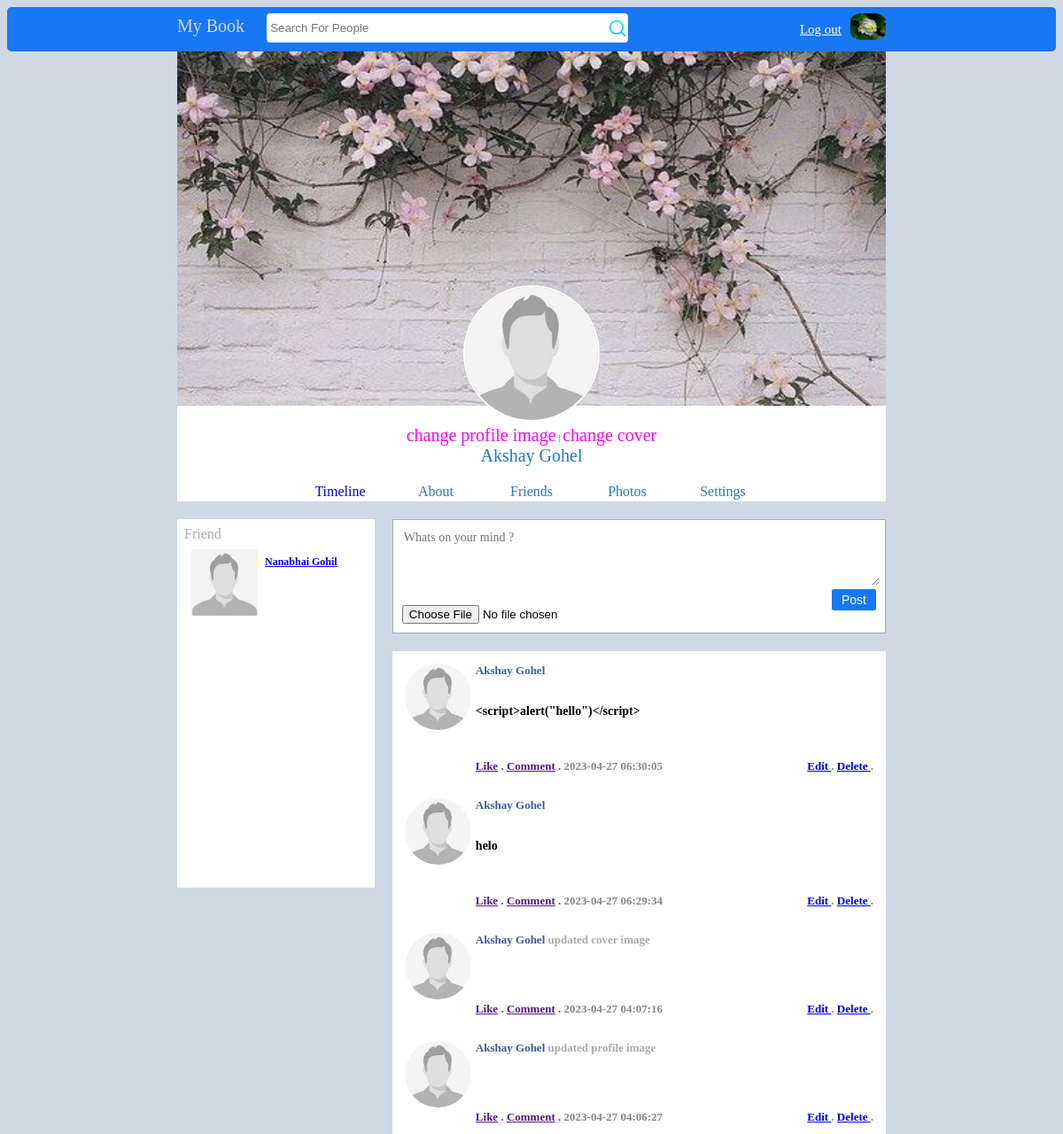
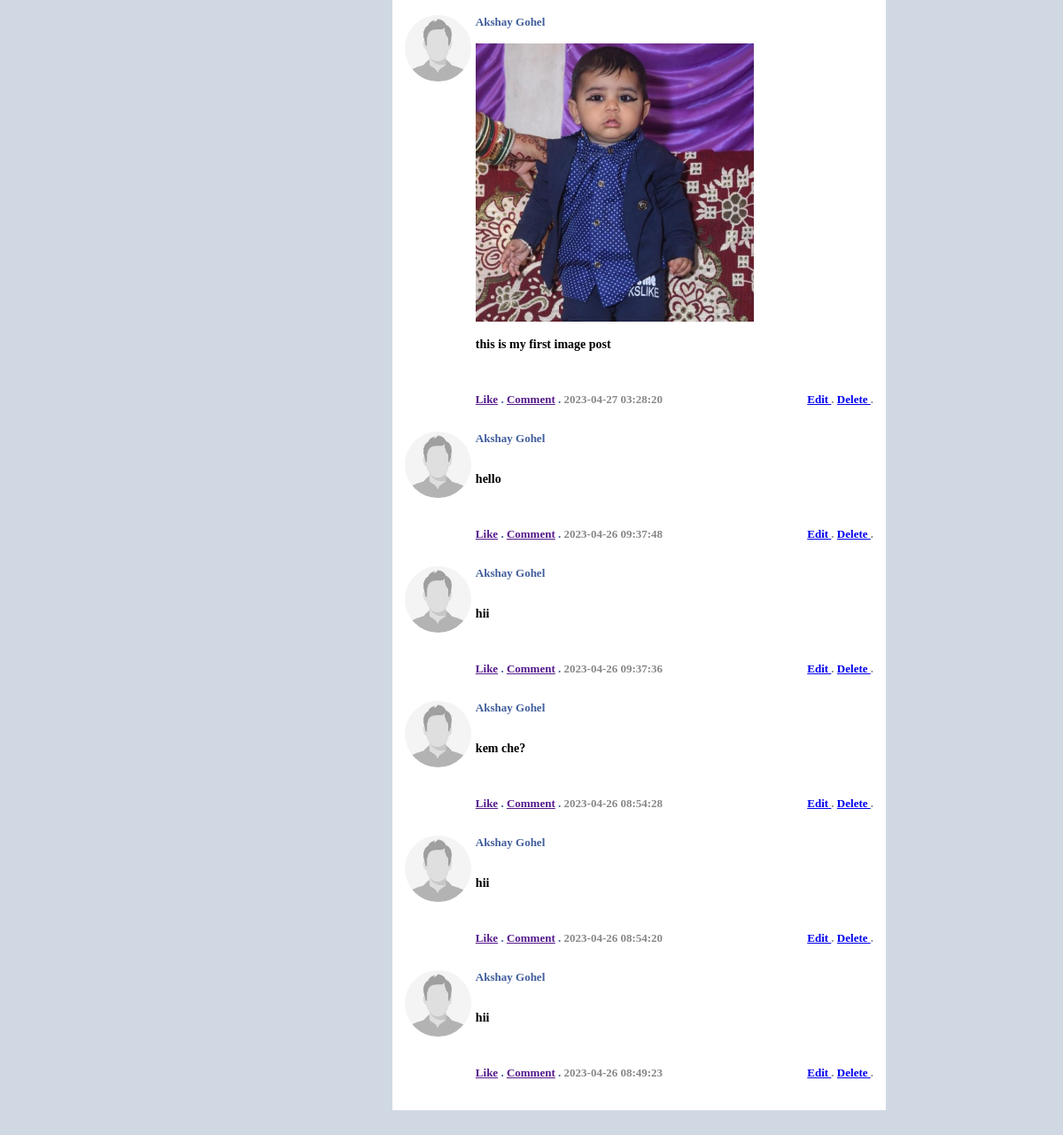
/profile.php?id=128841108722044 (signed in), run on the app's committed database (2 pictures, top to bottom).
### tables this page shows
CREATE TABLE `users` (
  `id` int(11) NOT NULL,
  `userid` bigint(19) NOT NULL,
  `first_name` varchar(50) NOT NULL,
  `last_name` varchar(60) NOT NULL,
  `gender` varchar(8) NOT NULL,
  `email` varchar(100) NOT NULL,
  `password` varchar(100) NOT NULL,
  `url_address` varchar(100) NOT NULL,
  `date` timestamp NOT NULL DEFAULT current_timestamp() ON UPDATE current_timestamp(),
  `profile_image` varchar(1000) NOT NULL,
  `cover_image` varchar(1000) NOT NULL
);

CREATE TABLE `post` (
  `id` bigint(19) NOT NULL,
  `postid` bigint(19) NOT NULL,
  `userid` bigint(19) NOT NULL,
  `post` text NOT NULL,
  `image` varchar(500) NOT NULL,
  `comments` int(11) NOT NULL,
  `likes` int(11) NOT NULL,
  `date` timestamp NOT NULL DEFAULT current_timestamp() ON UPDATE current_timestamp(),
  `has_image` tinyint(1) NOT NULL,
  `is_profile_image` tinyint(1) NOT NULL,
  `is_cover_image` tinyint(1) NOT NULL
);

### classes/config.php (called while the page is built, shortened)
<?php
class Database {
    private $host = "localhost";
    private $username = "root";
    private $password = "";
    private $db = "mybook";
    function connect(){
        $connection = mysqli_connect($this->host , $this->username , $this->password,$this->db);
        return $connection;
    }
    function read($query){
        $conn = $this->connect();
        $result = mysqli_query($conn , $query);
        if($result){
            $data = false;
            while($row = mysqli_fetch_assoc($result)){
                $data[] = $row;
            }
            return $data;
        }else{
            return false;
        }
    }
}
?>

### classes/profile.php (called while the page is built)
<?php
class Profile{
    public function get_profile($id){
        $DB=new Database();
        $query="SELECT * FROM users WHERE userid='$id' limit 1";
         return $DB->read($query);
    }
}

### classes/image.php (called while the page is built, shortened)
<?php
class Image{
   public function get_thumb_profile($filename){
    $thumbnail=$filename."_profile_thumb.jpg";
    if(file_exists($thumbnail)){
        return $thumbnail;
    }
   }
     public function get_thumb_post($filename){
        $thumbnail=$filename."_post_thumb.jpg";
        if(file_exists($thumbnail)){
            return $thumbnail;
        }
       }
}

### classes/user.php (called while the page is built, shortened)
<?php
class User
{
      public function get_user($id)
      {
        $query = "select * from users where userid = '$id' limit 1";
        $DB  = new Database();
        $result = $DB->read($query);
        if($result){
            return $result[0];
        }
        else{
            return false;
        }
      }
      public function get_friends($id)
      {
        $query = "select * from users where userid != '$id'  ";
        $DB  = new Database();
        $result = $DB->read($query);
        if($result){
            return $result;
        }
        else{
            return false;
        }
      }
}

### classes/login.php (called while the page is built, shortened)
<?php
class Login{
    public function check_login($id){
        if(is_numeric($id)){
            $query = "SELECT * FROM users where userid = '$id' limit 1 ";
            $DB = new Database();
            $result = $DB->read($query);
            if($result){
                $user_data = $result[0];
                return $user_data;
            }else{
                header("Location: login.php");
                die;
            }
        }else{
            header("Location: login.php");
            die;
        }
    }
}
?>

### classes/post.php (called while the page is built, shortened)
<?php
class Post
{
    public function get_posts($id){
        $query = "select * from  post where userid = '$id' order by id desc limit 10";
        $DB = new Database();
        $result = $DB->read($query);
        if($result){
            return $result;
        }else{
            return false;
        }
    }
}

### post.php (the view, shortened to what this page needs)
<div id="post" style = "background: #fff;">
        <div>
              <?php
                   $image = "./Project/user_male.jpeg";
              ?>
              <img src="<?php echo $image ?>" style="width: 75px; margin-right: 5px;border-radius:50%; ">
        </div>
        <div style="font-weight: bold;color: #405d9b;width:100%;">
            <?php
                   echo htmlspecialchars($ROW_USER['first_name'])  . " ".htmlspecialchars($ROW_USER['last_name']);
                   if($ROW['is_profile_image']){
                        echo "<span style='font-wieght:normal;color:#aaa;'> updated profile image</span>";
                   }
                   if($ROW['is_cover_image']){
                        echo "<span style='font-wieght:normal;color:#aaa;'> updated cover image</span>";
                   }
            ?>
            <br>
               <br>
               <?php
                 if(file_exists($ROW['image'])){
                  $post_image=$image_class->get_thumb_post($ROW['image']);
                  echo "<img src='$post_image' style='width:70%;'/>";
                 }
               ?>
            <p style = "color: black; font-size:14px">
              <?php echo htmlspecialchars($ROW['post']) ?>
            </p>
            <br/><br/>
             <a href="">Like</a> . <a href="">Comment</a> .
             <span style="color: #888;">
               <?php echo $ROW['date'] ?>
            </span>
            <span style="color: #888; float:right;">
            <a href="edit.php">
               Edit
            </a> .
            <a href="delete.php">
              Delete
            </a> .
            </span>
    </div>
</div>

### profile.php (shortened to what this page needs)
<?php
    $login = new Login();
    $user_data = $login->check_login($_SESSION['mybook_userid']);
      if(isset($_GET['id'])&& is_numeric($_GET['id'])){
            $profile=new Profile();
        $profile_data=$profile->get_profile($_GET['id']);
        if(is_array($profile_data)){
        $user_data=$profile_data[0];
      }
      }
      $post = new Post();
      $id = $user_data['userid'];
      $posts = $post->get_posts($id);
      $user = new User();
      $friends = $user->get_friends($id);
     $image_class=new Image();
?>
<!DOCTYPE html>
<html>
    <head>
    </head>
<body style="background-color: #d0d8e4;font-family:tahoma;">
        <?php
            include("header.php");
        ?>
        <div style="width: 800px; margin: auto;min-height: 400px;">
            <div style="color: #2a78b8; text-align: center;background-color: white;">
                    <?php
                       $image="project/cover.jpg";
                    ?>
                <img src="<?php echo $image;?>" style="width: 100%; height:400px;">
                <span style = "font-size: 11px">
                    <?php
                       $image="project/";
                       if($user_data['gender']=="Female"){
                           $image.="user_female.jpeg";
                       }
                       else{
                           $image.="user_male.jpeg";
                       }
                    ?>
                     <img id="profile_pic" src="<?php echo $image;?>"><br>
                      <a style="font-size:20px;text-decoration:none;color:#f0f;" href = "change_profile_image.php?change=profile">change profile image</a> |
                      <a style="font-size:20px;text-decoration:none;color:#f0f;" href = "change_profile_image.php?change=cover">change cover</a>
                </span>
                <br>
                <div style="font-size: 20px;"><?php echo $user_data['first_name']." ".$user_data['last_name']; ?></div>
                <br>
                <a href="index.php" target = "_blank"><div id="menu_buttons">Timeline</div></a>
                <div id="menu_buttons">About</div>
                <div id="menu_buttons">Friends</div>
                <div id="menu_buttons">Photos</div>
                <div id="menu_buttons">Settings</div>
            </div>
            <div style="display: flex;">
                <div style="min-height: 400px;flex: 1;">
                    <div id="friends_bar">
                        Friend <br>
                        <?php
                         if($friends){
                            foreach($friends as  $FRIEND_ROW){
                                include("user.php");
                            }
                         }
                         ?>
                    </div>
                </div>
                <div style="min-height: 400px;flex: 2.5;padding: 20px;padding-right: 0px;">
                    <div style="border:solid thin #aaa; padding: 10px; background-color: white;">
                    <form action="" method = "post" enctype="multipart/form-data">
                    <textarea placeholder="Whats on your mind ?" name = "post"></textarea>
                        <input  id="post_button" name = "" type="submit" value="Post">
                        <br>
                        <input type="file" name="file">
                    </form>
                    </div>
                    <div id="post_bar">
                         <?php
                         if($posts){
                            foreach($posts as  $ROW){
                                $user = new User();
                                $ROW_USER = $user->get_user($ROW['userid']);
                                include("post.php");
                            }
                         }
                         ?>
                    </div>
                </div>
           </div>
        </div>
    </body>
</html>

### header.php (shortened to what this page needs)
<?php
    $corner_image="project/user_male.jpg";
    if(isset($user_data)){
            $corner_image=$image_class->get_thumb_profile($user_data['profile_image']);
    }
?>
<div id="blue_bar" style = " background-color: #1877F2;">
    <div style="margin: auto;width: 800px;padding: 7px;">
        <a href="index.php" style = "color:#d0d8e4;text-decoration:none;">My Book</a>
        <input type="text" id="search_box" placeholder="Search For People">
        <a href="profile.php">
             <img src="<?php echo $corner_image;?>" style="width: 40px; float: right;border-radius:30%;">
        </a>
        <span style="font-size:11px;float: right;margin:10px;"><a href="logout.php" style="color:#fff;font-size:15px"> Log out </a></span>
    </div>
 </div>

### user.php (shortened to what this page needs)
<div id="Friends">
    <?php
         $image = "./Project/user_male.jpeg";
    ?>
        <a href="profile.php?id=<?php echo $FRIEND_ROW['userid']; ?>">
        <img id="friends_img" src="<?php echo $image ?>">
        <br>
        <?php echo $FRIEND_ROW['first_name'] . " " . $FRIEND_ROW['last_name'] ?>
    </a>
</div>

### profile.php (style rules this page uses)
#blue_bar { height: 50px; background-color: #1877F2; color: white; font-size: 20px; font-family: tahoma; border-radius: 5px; text-decoration:none; }
#search_box { width: 400px; height: 25px; border-radius: 4px; border: none; padding: 4px; background-image: url("search2.png"); background-repeat: no-repeat; background-position: right; }
#profile_pic { width: 150px; margin-top:-200px; border-radius: 50%; border: solid 2px white; }
#menu_buttons { width: 100px; display: inline-block; margin: 2px; }
#friends_img { width: 75px; float: left; margin: 8px; }
#friends_bar { min-height: 400px; margin-top: 20px; background-color:white; padding: 8px; color: #aaa; }
#Friends { clear: both; font-size: 12px; font-weight: bold; color: #1877F2; }
textarea { width: 100%; border: none; font-size: 14px; font-family: tahoma; height: 60px; }
#post_button { float: right; width: 50px; background-color: #1877F2; border: none; color:white; padding: 4px; font-size: 14px; border-radius: 2px; }
#post_bar { margin-top: 20px; background-color: white; padding: 10px; }
#post { padding: 4px; font-size: 13px; display: flex; margin-bottom: 20px; }

### data on the page
users: profile_image (picture), first_name "Akshay", last_name "Gohel"
users: first_name "Nanabhai", last_name "Gohil"
post: users.first_name "Akshay", users.last_name "Gohel", post "<script>alert(\"hello\")</script>", date "2023-04-27 06:30:05"
post: users.first_name "Akshay", users.last_name "Gohel", post "helo", date "2023-04-27 06:29:34"
post: users.first_name "Akshay", users.last_name "Gohel", is_cover_image "updated cover image", date "2023-04-27 04:07:16"
post: users.first_name "Akshay", users.last_name "Gohel", is_profile_image "updated profile image", date "2023-04-27 04:06:27"
post: users.first_name "Akshay", users.last_name "Gohel", image (picture), post "this is my first image post", date "2023-04-27 03:28:20"
post: users.first_name "Akshay", users.last_name "Gohel", post "hello", date "2023-04-26 09:37:48"
post: users.first_name "Akshay", users.last_name "Gohel", post "hii", date "2023-04-26 09:37:36"
post: users.first_name "Akshay", users.last_name "Gohel", post "kem che?", date "2023-04-26 08:54:28"
post: users.first_name "Akshay", users.last_name "Gohel", post "hii", date "2023-04-26 08:54:20"
post: users.first_name "Akshay", users.last_name "Gohel", post "hii", date "2023-04-26 08:49:23"
